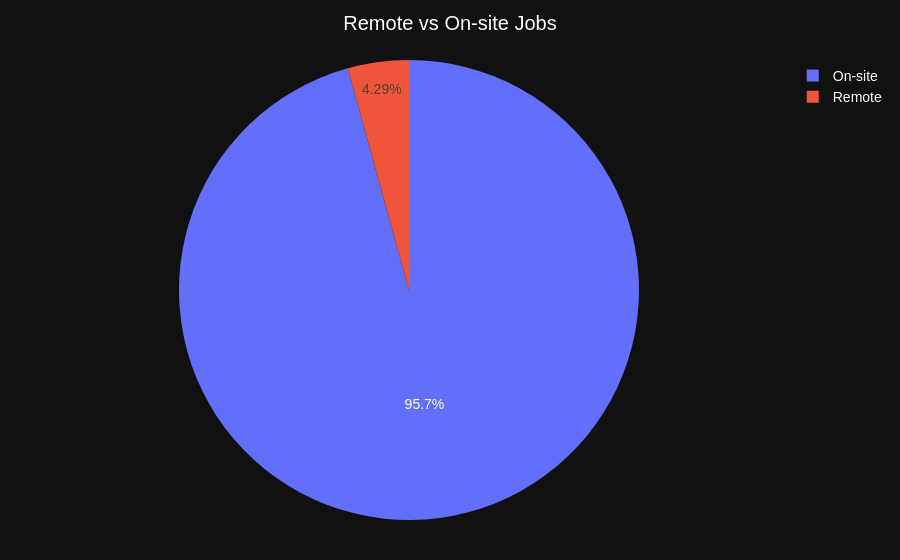

Notebook source saved alongside this figure:
### Code cell
remote = (
    df["telecommuting"]
    .value_counts()
    .reset_index()
)

remote.columns = ["Remote", "Count"]

remote["Remote"] = remote["Remote"].map({
    0:"On-site",
    1:"Remote"
})

fig = px.pie(
    remote,
    names="Remote",
    values="Count",
    title="Remote vs On-site Jobs"
)

fig.update_layout(**layout_config)
fig.show()

### Figure 1 — Plotly figure (JSON) as saved in the notebook; plotly's stock layout.template omitted (floating-point values rounded to 4 significant figures)
{"data": [{"domain": {"x": [0, 1], "y": [0, 1]}, "hovertemplate": "Remote=%{label}<br>Count=%{value}<extra></extra>", "labels": ["On-site", "Remote"], "legendgroup": "", "name": "", "showlegend": true, "type": "pie", "values": [17113, 767]}], "layout": {"font": {"color": "white", "family": "Arial", "size": 14}, "legend": {"tracegroupgap": 0}, "margin": {"b": 40, "l": 40, "r": 40, "t": 60}, "title": {"text": "Remote vs On-site Jobs", "x": 0.5}}}
